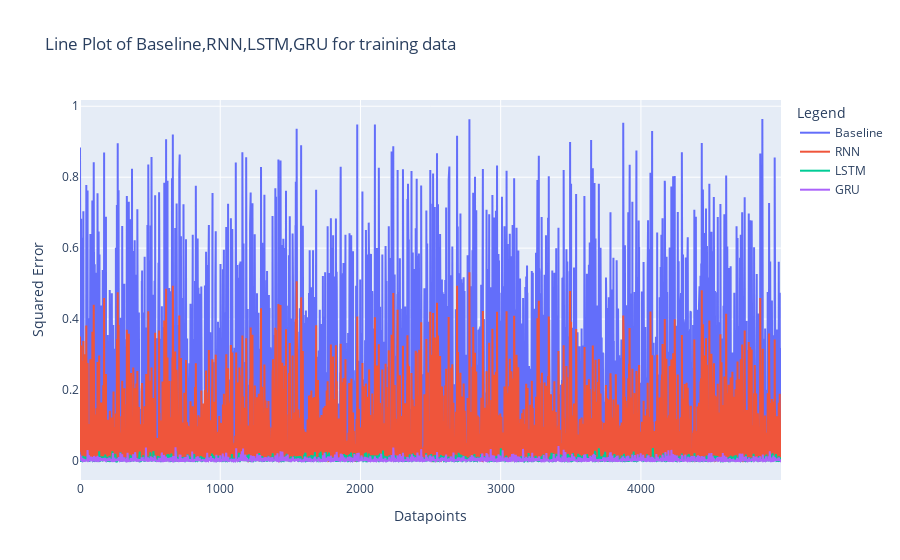

Write notebook code for a chart like this one.
### Code cell
runInference(dataset=0)

### Figure 1 — Plotly figure (JSON) as saved in the notebook; plotly's stock layout.template omitted (floating-point values rounded to 4 significant figures; data arrays with more than 128 entries replaced by an {"elided": "..."} marker saying what was removed)
{"data": [{"mode": "lines", "name": "Baseline", "type": "scatter", "x": {"elided": "5000 int values"}, "y": {"elided": "5000 float values"}}, {"mode": "lines", "name": "RNN", "type": "scatter", "x": {"elided": "5000 int values"}, "y": {"elided": "5000 float values"}}, {"mode": "lines", "name": "LSTM", "type": "scatter", "x": {"elided": "5000 int values"}, "y": {"elided": "5000 float values"}}, {"mode": "lines", "name": "GRU", "type": "scatter", "x": {"elided": "5000 int values"}, "y": {"elided": "5000 float values"}}], "layout": {"hovermode": "closest", "legend": {"title": {"text": "Legend"}}, "title": {"text": "Line Plot of Baseline,RNN,LSTM,GRU for training data"}, "xaxis": {"title": {"text": "Datapoints"}}, "yaxis": {"title": {"text": "Squared Error"}}}}
